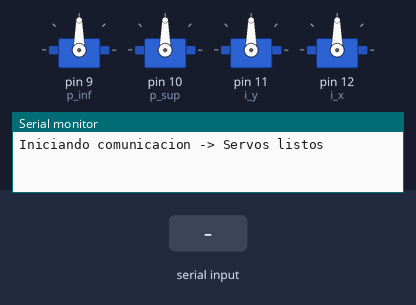
The sketch below on a simulated Arduino Uno, built with avr-gcc and run on an emulated ATmega328P. On the bench: 4 × servo, the last lines printed to the serial monitor. Inputs (shaded band) come from the test bench.

Above: at 1.2 s.
1.3 s: "90,45,200\n" received over Serial
At 2.2 s:
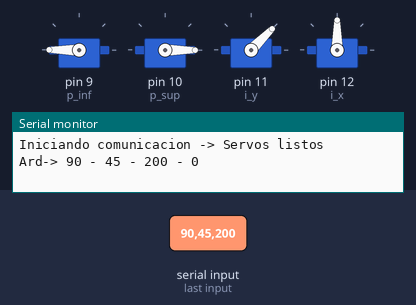
2.8 s: "30,150,10\n" received over Serial
At 3.3 s:
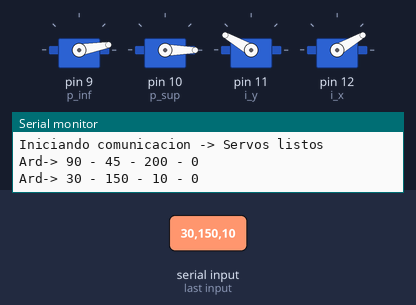
4.3 s: "90,45\n" received over Serial
At 5.5 s:
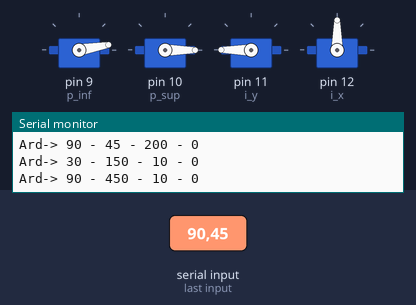
5.8 s: "30,150,10,200\n" received over Serial
At 6.8 s:
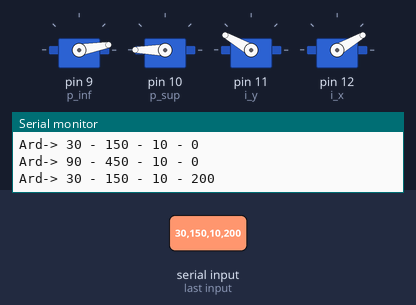
7.3 s: "90,45,200,10\n" received over Serial
At 8.0 s:
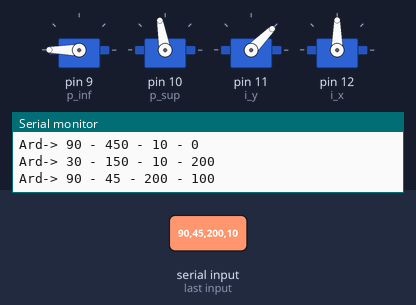
8.8 s: "30,150\n" received over Serial
At 9.1 s:
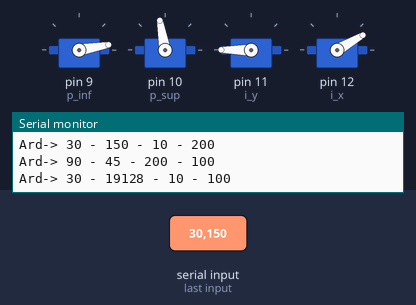
Timing chart, 0 to 11.3 s (numbered marks = the images above; inputs shaded):
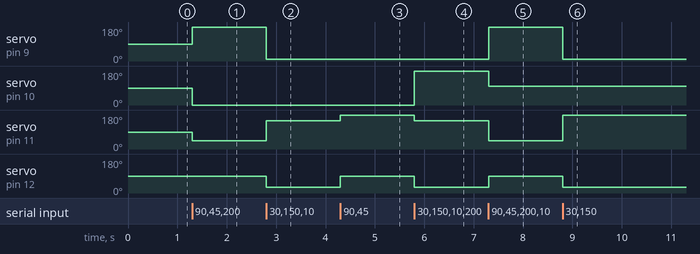

Measured:
- after the input at 1.3 s, servo on pin 9 (p_inf): 90° → 180° at once; servo on pin 10 (p_sup): 90° → 0° at once; servo on pin 11 (i_y): 90° → 45° at once
- after the input at 2.8 s, servo on pin 9 (p_inf): 180° → 10° at once; servo on pin 11 (i_y): 45° → 150° at once; servo on pin 12 (i_x): 90° → 30° at once
- after the input at 4.3 s, servo on pin 11 (i_y): 150° → 180° at once; servo on pin 12 (i_x): 30° → 90° at once
- after the input at 5.8 s, servo on pin 10 (p_sup): 0° → 180° at once; servo on pin 11 (i_y): 180° → 150° at once; servo on pin 12 (i_x): 90° → 30° at once
- after the input at 7.3 s, servo on pin 9 (p_inf): 10° → 180° at once; servo on pin 10 (p_sup): 180° → 100° at once; servo on pin 11 (i_y): 150° → 45° at once; servo on pin 12 (i_x): 30° → 90° at once
- after the input at 8.8 s, servo on pin 9 (p_inf): 180° → 10° at once; servo on pin 11 (i_y): 45° → 180° at once; servo on pin 12 (i_x): 90° → 30° at once

The sketch:

ArdController.ino
```cpp
#include <Servo.h>

// Definicion de servos y posiciones
Servo p_inf;
Servo p_sup;
Servo i_y;
Servo i_x;
int x = 0;
int y = 0;
int inf = 0;
int sup = 0;

// Configuracion de buffer para recibir datos
#define BUFFER_SIZE 512 // Tamaño máximo del buffer

char buffer[BUFFER_SIZE]; // Buffer para almacenar los datos
int index = 0; // Índice actual del buffer


void setup() {
  Serial.begin(115200);
  p_inf.attach(9);
  p_sup.attach(10);
  i_y.attach(11);
  i_x.attach(12);
  Serial.println("Iniciando comunicacion -> Servos listos");
}

void loop() {
  if (Serial.available()) {
    char c = Serial.read();
    //Serial.println(c);
    if (c == '\n') {  // Carácter de fin de línea detectado
      //Serial.println("Chain accepted");
      separar(buffer);
      angles_apply();
      buffer[index] = '\0';  // Agregar el carácter nulo al final del buffer para formar una cadena de texto
      Serial.print("Ard-> "); Serial.print(x); Serial.print(" - "); Serial.print(y); Serial.print(" - "); Serial.print(inf); Serial.print(" - "); Serial.println(sup);//Serial.println(" " + String(buffer));
      index = 0;  // Reiniciar el índice del buffer
    } else {
      buffer[index] = c;  // Almacenar el carácter en el buffer
      index++;
      if (index >= sizeof(buffer)) {
        index = sizeof(buffer) - 1;  // Evitar desbordamiento del buffer
      }
    }
  }
}

void separar(char* input) {
  char buf[BUFFER_SIZE];
  char* token;

  // Copiar el string de entrada en un buffer para evitar modificaciones directas
  strcpy(buf, input);

  // Obtener el primer token (valor antes de la coma)
  token = strtok(buf, ",");
  if (token != NULL) {
    // Convertir el token a entero y asignarlo a value1
    x = atoi(token);
  }

  // Obtener el segundo token (valor después de la coma)
  token = strtok(NULL, ",");
  if (token != NULL) {
    // Convertir el token a entero y asignarlo a value2
    y = atoi(token);
  }

  // Obtener el tercer token (valor entre la segunda y la tercera coma)
  token = strtok(NULL, ",");
  if (token != NULL) {
    // Convertir el token a entero y asignarlo a la tercera variable (z)
    inf = atoi(token);
  }

  // Obtener el cuarto token (valor después de la tercera coma)
  token = strtok(NULL, ",");
  if (token != NULL) {
    // Convertir el token a entero y asignarlo a la cuarta variable (w)
    sup = atoi(token);
  }
}


void angles_apply() {
  i_x.write(x);
  i_y.write(y);
  p_inf.write(inf);
  p_sup.write(sup);
}
```
